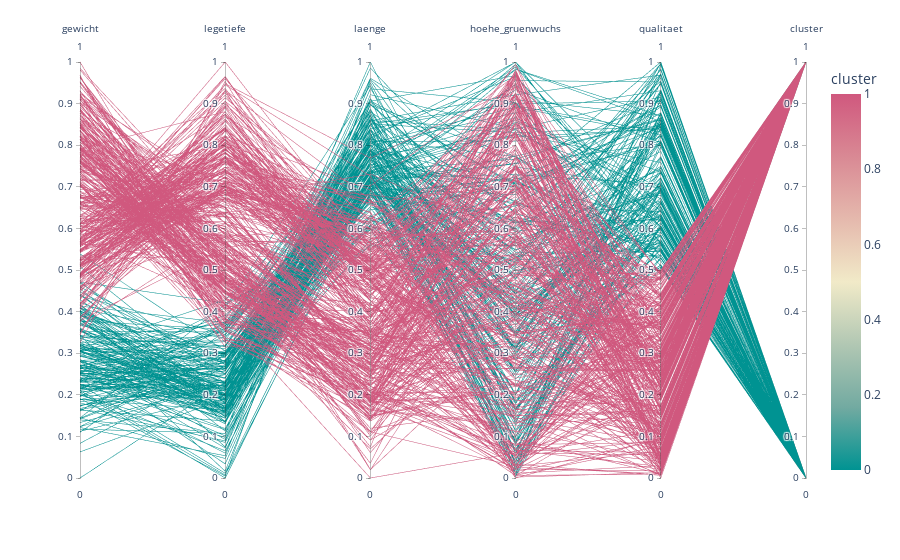

Notebook code cell kept with this figure:
### Markdown cell above
### d)
Wie lassen sich auf Basis dieser Erkenntnisse die Klassen bzw. die den Klassen
zugeordneten Cluster beschreiben? (z.B.: Cluster 1: extrem tiefliegende, sehr kleine
Kartoffeln, Wuchshöhe mit einem Mittel von X weit unter den Werten von Cluster 2
und Cluster 3)

### Code cell
import plotly.express as px

y_predict = silhouette_data[silhouette_data['number_of_clusters'] == best_k_silhouette]

y_predict = pd.DataFrame(y_predict)['y_predict'].values
y_predict = pd.DataFrame(y_predict[0], columns=['cluster'])

Xy= pd.concat([X_raw,y_predict], axis = 1)
Xy['cluster'].astype('category')

fig = px.parallel_coordinates(Xy, color='cluster',
                              color_continuous_scale=px.colors.diverging.Tealrose)
fig.show()

### Figure 1 — Plotly figure (JSON) as saved in the notebook; plotly's stock layout.template omitted (floating-point values rounded to 4 significant figures; data arrays with more than 128 entries replaced by an {"elided": "..."} marker saying what was removed)
{"data": [{"dimensions": [{"label": "gewicht", "values": {"elided": "600 float values"}}, {"label": "legetiefe", "values": {"elided": "600 float values"}}, {"label": "laenge", "values": {"elided": "600 float values"}}, {"label": "hoehe_gruenwuchs", "values": {"elided": "600 float values"}}, {"label": "qualitaet", "values": {"elided": "600 float values"}}, {"label": "cluster", "values": {"elided": "600 int values"}}], "domain": {"x": [0.0, 1.0], "y": [0.0, 1.0]}, "line": {"color": {"elided": "600 int values"}, "coloraxis": "coloraxis"}, "name": "", "type": "parcoords"}], "layout": {"coloraxis": {"colorbar": {"title": {"text": "cluster"}}, "colorscale": [[0.0, "rgb(0, 147, 146)"], [0.1667, "rgb(114, 170, 161)"], [0.3333, "rgb(177, 199, 179)"], [0.5, "rgb(241, 234, 200)"], [0.6667, "rgb(229, 185, 173)"], [0.8333, "rgb(217, 137, 148)"], [1.0, "rgb(208, 88, 126)"]]}, "legend": {"tracegroupgap": 0}, "margin": {"t": 60}}}
